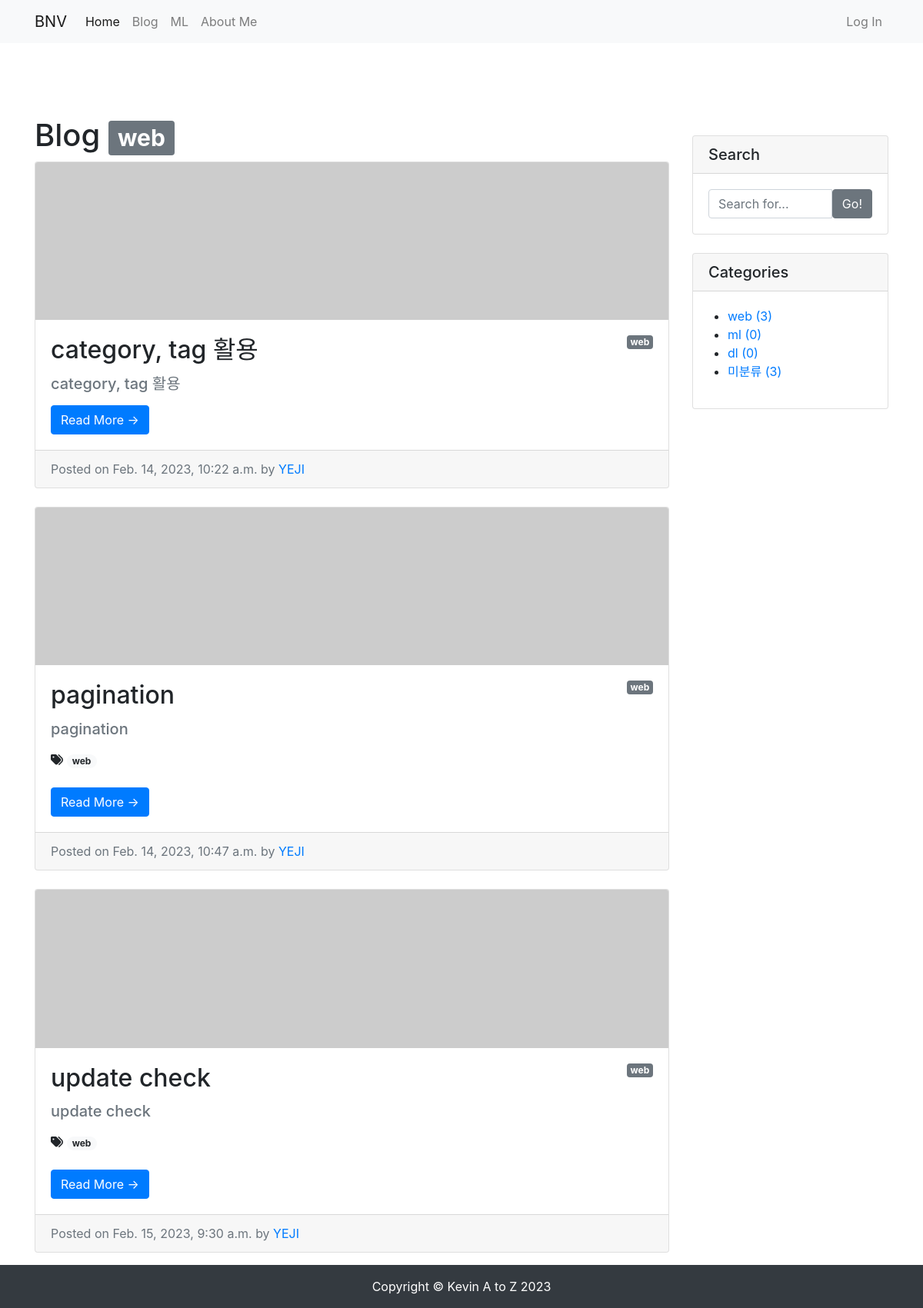
Page /blog/category/web/ on the committed database.
### blog/models.py (models this page shows, shortened)
class Category(models.Model):
    name = models.CharField(max_length=50, unique=True)
    slug = models.SlugField(max_length=200, unique=True, allow_unicode=True)
    def __str__(self):
        return self.name
    def get_absolute_url(self):
        return f'/blog/category/{self.slug}/'
    class Meta:
        verbose_name_plural = 'categories'

class Post(models.Model):
    title = models.CharField(max_length=30)
    hook_text = models.CharField(max_length=100, blank=True)
    content = models.TextField()
    head_image = models.ImageField(upload_to='blog/images/%Y/%m/%d/', blank=True)
    file_upload = models.FileField(upload_to='blog/files/%Y/%m/%d/', blank=True)
    created_at = models.DateTimeField(auto_now_add=True)
    updated_at = models.DateTimeField(auto_now=True)
    author = models.ForeignKey(User, null=True, on_delete=models.SET_NULL)
    category = models.ForeignKey(Category, null=True, blank=True, on_delete=models.SET_NULL)
    tags = models.ManyToManyField(Tag, blank=True)
    def get_absolute_url(self): # 객체의 상세 페이지로 이동할 수 있는 링크를 만들 수 있음. url 생성 규칙을 정의하는 메서드
        return f'/blog/{self.pk}/'
    def get_content_markdown(self):
        return markdown(self.content)

class Tag(models.Model):
    name = models.CharField(max_length=50)
    slug = models.SlugField(max_length=200, unique=True, allow_unicode=True)
    def __str__(self):
        return self.name
    def get_absolute_url(self):
        return f'/blog/tag/{self.slug}/'

### blog/views.py (the view)
# urls.py: path('category/<str:slug>/', views.category_page),
def category_page(request, slug):
    if slug == 'no_category':
        category = '미분류'
        post_list = Post.objects.filter(category=None)
    else:
        category = Category.objects.get(slug=slug)
        post_list = Post.objects.filter(category=category)
    return render(
        request,
        'blog/post_list.html',
        {
            'post_list': post_list,
            'categories': Category.objects.all(),
            'no_category_post_count': Post.objects.filter(category=None).count(),
            'category': category,
        }
    )

### blog/templates/blog/post_list.html (shortened to what this page needs)
{% extends 'blog/base.html' %}
{% block main_area %}
    <h1>Blog
        {% if category %}<span class="badge badge-secondary">{{ category }}</span>{% endif %}
    </h1>
    {% if post_list.exists %}
    {% for p in post_list %}
    <div class="card mb-4" id="post-{{p.pk}}">
        {% if p.head_image %}
            <img class="card-img-top" src="{{ p.head_image.url }}" alt="{{ p }} head image">
        {% else %}
            <img class="card-img-top" src="https://picsum.photos/seed/{{ p.id }}/800/200" alt="random_image">
        {% endif %}
        <div class="card-body">
            {% if p.category %}
                <span class="badge badge-secondary float-right">{{ p.category }}</span>
            {% else %}
                <span class="badge badge-secondary float-right">미분류</span>
            {% endif %}
            <h2 class="card-title">{{ p.title}}</h2>
            {% if p.hook_text %}
                <h5 class="text-muted">{{ p.hook_text }}</h5>
            {% endif %}
            {% if p.tags.exists %}
                        <i class="fas fa-tags"></i>
                        {% for tag in p.tags.iterator %}
                            <a href="{{ tag.get_absolute_url }}"><span class="badge badge-pill badge-light">{{ tag }}</span></a>
                        {% endfor %}
                        <br/>
                        <br/>
                    {% endif %}
            <a href="{{ p.get_absolute_url }}" class="btn btn-primary">Read More &rarr;</a>
        </div>
        <div class="card-footer text-muted">
            Posted on {{ p.created_at}} by
            <a href="#">{{p.author | upper}}</a>
        </div>
    </div>
{% endfor %}
    {% else %}
        <h3>아직 게시물이 없습니다.</h3>
    {% endif %}
{% endblock %}

### blog/templates/blog/base.html (shortened to what this page needs)
<!DOCTYPE html>
<html lang="ko">
  <head>
    <link
      rel="stylesheet"
      href="https://cdn.jsdelivr.net/npm/bootstrap@4.5.3/dist/css/bootstrap.min.css"
    />
  </head>
  <body>
    {% include 'blog/navbar.html' %}
    <div class="container pt-5 my-5">
      <div class="row">
        <div class="col-md-8 col-lg-9" id="main-area">
          {% block main_area %} {% endblock %}
        </div>
        <div class="col-md-4 col-lg-3">
          <div class="card my-4">
            <h5 class="card-header">Search</h5>
            <div class="card-body">
              <div class="input-group">
                <input
                  type="text"
                  class="form-control"
                  placeholder="Search for..."
                  id="search-input"
                />
                <span class="input-group-btn">
                  <button
                    class="btn btn-secondary"
                    type="button"
                    onclick="searchPost();"
                  >
                    Go!
                  </button>
                </span>
              </div>
            </div>
          </div>
          <div class="card my-4" id="categories-card">
            <h5 class="card-header">Categories</h5>
            <div class="card-body">
              <div class="row">
                <ul>
                  {% for category in categories %}
                  <li>
                    <a href="{{ category.get_absolute_url }}"
                      >{{ category }} ({{ category.post_set.count }})</a
                    >
                  </li>
                  {% endfor %}
                  <li>
                    <a href="/blog/category/no_category/"
                      >미분류 ({{ no_category_post_count }})</a
                    >
                  </li>
                </ul>
              </div>
            </div>
          </div>
        </div>
      </div>
    </div>
    {% include 'blog/footer.html' %}
  </body>
</html>

### rows in the picture
Category: name "web", post_set.count "3"
Post: category "web", title "category, tag 활용", hook_text "category, tag 활용", created_at "Feb. 14, 2023, 10:22 a.m.", author "YEJI"
Post: category "web", title "pagination", hook_text "pagination", created_at "Feb. 14, 2023, 10:47 a.m.", author "YEJI"
Tag: name "web"
Post: category "web", title "update check", hook_text "update check", created_at "Feb. 15, 2023, 9:30 a.m.", author "YEJI"
Category: name "ml", post_set.count "0"
Category: name "dl", post_set.count "0"

### other values in the picture
{{ no_category_post_count }} "3"
